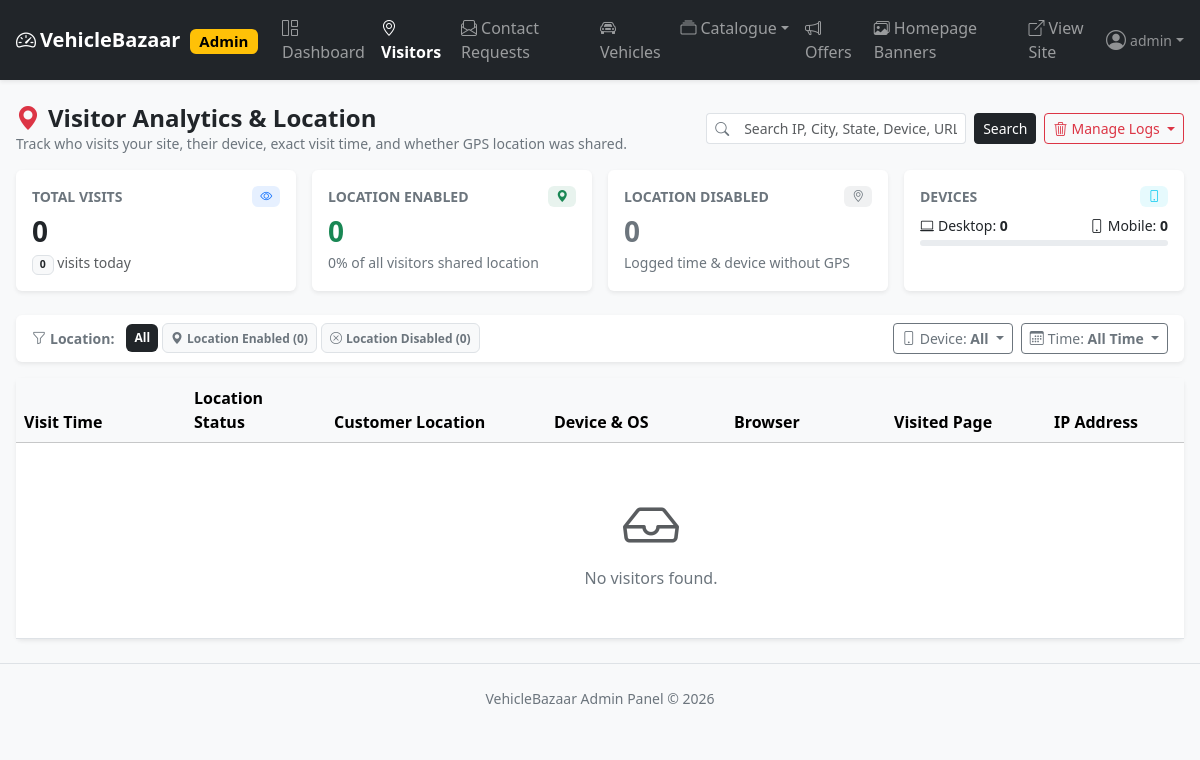
The page /admin-panel/visitors/ (signed in) on the database as committed earlier.
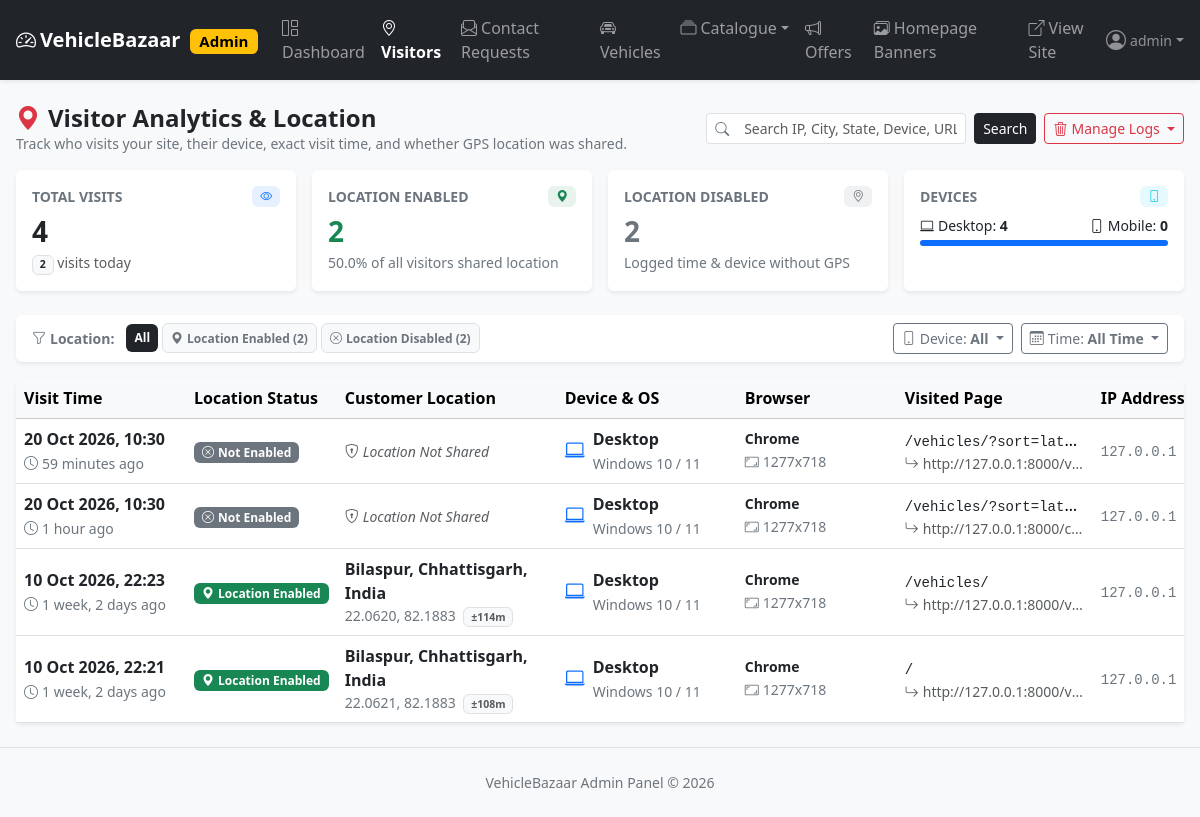
The same page on the database as committed later.
### apps/visitors/models.py (models this page shows, shortened)
class VisitorLog(models.Model):
    visited_at = models.DateTimeField(
        default=timezone.now,
        db_index=True,
        help_text="Exact date and time of visit.",
    )
    session_key = models.CharField(
        max_length=64,
        blank=True,
        db_index=True,
        help_text="Session identifier to correlate pageviews.",
    )
    ip_address = models.GenericIPAddressField(
        null=True,
        blank=True,
        db_index=True,
        help_text="Visitor IP address.",
    )
    user_agent = models.TextField(
        blank=True,
        help_text="Raw browser User-Agent string.",
    )
    device_type = models.CharField(
        max_length=20,
        choices=DeviceType.choices,
        default=DeviceType.DESKTOP,
        db_index=True,
    )
    os = models.CharField(
        max_length=80,
        blank=True,
        help_text="Operating System (e.g. Windows 11, iOS 17, Android 14).",
    )
    browser = models.CharField(
        max_length=80,
        blank=True,
        help_text="Browser name (e.g. Chrome, Safari, Firefox).",
    )
    browser_version = models.CharField(
        max_length=40,
        blank=True,
    )
    screen_resolution = models.CharField(
        max_length=30,
        blank=True,
        help_text="Device display resolution (e.g. 1920x1080).",
    )
    language = models.CharField(
        max_length=30,
        blank=True,
        help_text="Browser language (e.g. en-US).",
    )
    page_url = models.CharField(
        max_length=500,
        blank=True,
        help_text="Page URL visited.",
    )
    referrer = models.CharField(
        max_length=500,
        blank=True,
        help_text="Referrer URL.",
    )
    location_enabled = models.BooleanField(
        default=False,
        db_index=True,
        help_text="True if visitor granted geolocation permission.",
    )
    location_status = models.CharField(
        max_length=30,
        choices=LocationStatus.choices,
        default=LocationStatus.NOT_PROMPTED,
    )
    latitude = models.DecimalField(
        max_digits=10,
        decimal_places=7,
        null=True,
        blank=True,
    )
    longitude = models.DecimalField(
        max_digits=10,
        decimal_places=7,
        null=True,
        blank=True,
    )
    accuracy = models.FloatField(
        null=True,
        blank=True,
        help_text="GPS accuracy in meters.",
    )
    city = models.CharField(
        max_length=120,
        blank=True,
    )
    state_region = models.CharField(
        max_length=120,
        blank=True,
        verbose_name="State / Region",
    )
    country = models.CharField(
        max_length=120,
        blank=True,
    )
    postal_code = models.CharField(
        max_length=30,
        blank=True,
    )
    address = models.TextField(
        blank=True,
        help_text="Formatted address from reverse geocoding.",
    )
    user = models.ForeignKey(
        settings.AUTH_USER_MODEL,
        null=True,
        blank=True,
        on_delete=models.SET_NULL,
        related_name="visit_logs",
    )
    class Meta:
        ordering = ["-visited_at"]
        verbose_name = "Visitor Log"
        verbose_name_plural = "Visitor Logs"
        indexes = [
            models.Index(fields=["-visited_at", "location_enabled"]),
            models.Index(fields=["device_type", "-visited_at"]),
        ]
    @property
    def google_maps_url(self) -> str | None:
        if self.latitude is not None and self.longitude is not None:
            return f"https://www.google.com/maps?q={self.latitude},{self.longitude}"
        return None
    @property
    def display_location(self) -> str:
        if not self.location_enabled:
            return "Location Not Enabled"
        parts = [p for p in [self.city, self.state_region, self.country] if p]
        if parts:
            return ", ".join(parts)
        if self.latitude is not None and self.longitude is not None:
            return f"{self.latitude:.4f}, {self.longitude:.4f}"
        return "Location Enabled (Coordinates Pending)"
    @property
    def device_icon(self) -> str:
        mapping = {
            DeviceType.MOBILE: "bi-phone",
            DeviceType.TABLET: "bi-tablet",
            DeviceType.DESKTOP: "bi-laptop",
            DeviceType.BOT: "bi-robot",
        }
        return mapping.get(self.device_type, "bi-display")

### apps/dashboard/views/dashboard_view.py (the view, shortened to what this page needs)
# urls.py: path("visitors/", dashboard_view.visitor_list, name="visitor_list"),
@login_required
@staff_required
def visitor_list(request):
    qs = VisitorLog.objects.all().order_by("-visited_at")
    now = timezone.now()
    today_start = now.replace(hour=0, minute=0, second=0, microsecond=0)
    metrics = VisitorLog.objects.aggregate(
        total=Count("id"),
        with_location=Count("id", filter=Q(location_enabled=True)),
        without_location=Count("id", filter=Q(location_enabled=False)),
        mobile=Count("id", filter=Q(device_type=DeviceType.MOBILE)),
        desktop=Count("id", filter=Q(device_type=DeviceType.DESKTOP)),
        tablet=Count("id", filter=Q(device_type=DeviceType.TABLET)),
        today=Count("id", filter=Q(visited_at__gte=today_start)),
    )
    loc_filter = request.GET.get("location", "").strip().lower()
    if loc_filter == "enabled":
        qs = qs.filter(location_enabled=True)
    elif loc_filter == "disabled":
        qs = qs.filter(location_enabled=False)
    device_filter = request.GET.get("device", "").strip().lower()
    if device_filter in DeviceType.values:
        qs = qs.filter(device_type=device_filter)
    period = request.GET.get("period", "").strip().lower()
    if period == "today":
        qs = qs.filter(visited_at__gte=today_start)
    elif period == "7days":
        qs = qs.filter(visited_at__gte=now - timedelta(days=7))
    elif period == "30days":
        qs = qs.filter(visited_at__gte=now - timedelta(days=30))
    q = request.GET.get("q", "").strip()
    paginator = Paginator(qs, 25)
    page_number = request.GET.get("page")
    page_obj = paginator.get_page(page_number)
    total_count = metrics["total"] or 0
    loc_pct = round((metrics["with_location"] / total_count * 100), 1) if total_count else 0
    mobile_pct = round((metrics["mobile"] / total_count * 100), 1) if total_count else 0
    desktop_pct = round((metrics["desktop"] / total_count * 100), 1) if total_count else 0
    context = {
        "active_nav": "visitors",
        "page_obj": page_obj,
        "visitors": page_obj.object_list,
        "metrics": metrics,
        "loc_pct": loc_pct,
        "mobile_pct": mobile_pct,
        "desktop_pct": desktop_pct,
        "loc_filter": loc_filter,
        "device_filter": device_filter,
        "period": period,
        "q": q,
        "total_results": qs.count(),
        "device_choices": DeviceType.choices,
    }
    return render(request, "admin_panel/visitor_list.html", context)

### apps/core_context.py (called while the page is built)
def site_settings(request):
    return {
        "SITE_NAME": getattr(settings, "SITE_NAME", "VehicleBazaar"),
        "SITE_TAGLINE": getattr(settings, "SITE_TAGLINE", "Quality second-hand vehicles, verified."),
    }

### apps/offers/context_processors.py (called while the page is built)
def active_offer(request):
    if request.path.startswith("/admin-panel/") or request.path.startswith("/django-admin/"):
        return {"modal_offer": None}
    return {"modal_offer": OfferService.get_modal_offer()}

### templates/admin_panel/visitor_list.html (shortened to what the changed rows need)
{% extends "admin_panel/base.html" %}
{% block content %}
<div class="row g-3 mb-4">
  <div class="col-6 col-md-3">
    <div class="card border-0 shadow-sm h-100">
      <div class="card-body">
        <div class="d-flex justify-content-between align-items-start mb-2">
          <span class="text-secondary small fw-semibold text-uppercase">Total Visits</span>
          <span class="badge text-bg-primary bg-opacity-10 text-primary"><i class="bi bi-eye"></i></span>
        </div>
        <h3 class="fw-bold mb-1">{{ metrics.total|default:0 }}</h3>
        <div class="small text-muted"><span class="badge text-bg-light border text-dark">{{ metrics.today|default:0 }}</span> visits today</div>
      </div>
    </div>
  </div>
  <div class="col-6 col-md-3">
    <div class="card border-0 shadow-sm h-100">
      <div class="card-body">
        <div class="d-flex justify-content-between align-items-start mb-2">
          <span class="text-secondary small fw-semibold text-uppercase">Location Enabled</span>
          <span class="badge text-bg-success bg-opacity-10 text-success"><i class="bi bi-geo-alt-fill"></i></span>
        </div>
        <h3 class="fw-bold mb-1 text-success">{{ metrics.with_location|default:0 }}</h3>
        <div class="small text-secondary">{{ loc_pct }}% of all visitors shared location</div>
      </div>
    </div>
  </div>
  <div class="col-6 col-md-3">
    <div class="card border-0 shadow-sm h-100">
      <div class="card-body">
        <div class="d-flex justify-content-between align-items-start mb-2">
          <span class="text-secondary small fw-semibold text-uppercase">Location Disabled</span>
          <span class="badge text-bg-secondary bg-opacity-10 text-secondary"><i class="bi bi-geo-alt"></i></span>
        </div>
        <h3 class="fw-bold mb-1 text-secondary">{{ metrics.without_location|default:0 }}</h3>
        <div class="small text-secondary">Logged time &amp; device without GPS</div>
      </div>
    </div>
  </div>
  <div class="col-6 col-md-3">
    <div class="card border-0 shadow-sm h-100">
      <div class="card-body">
        <div class="d-flex justify-content-between align-items-baseline mb-1">
          <span class="small"><i class="bi bi-laptop me-1"></i>Desktop: <strong>{{ metrics.desktop|default:0 }}</strong></span>
        </div>
        <div class="progress" style="height: 6px;">
          <div class="progress-bar bg-primary" role="progressbar" style="width: {{ desktop_pct }}%" title="Desktop {{ desktop_pct }}%"></div>
        </div>
      </div>
    </div>
  </div>
</div>
<div class="card border-0 shadow-sm mb-3">
  <div class="card-body py-2 px-3">
    <div class="d-flex flex-wrap align-items-center justify-content-between gap-2">
      <div class="d-flex align-items-center gap-1 flex-wrap">
        <span class="small fw-semibold text-secondary me-2"><i class="bi bi-funnel me-1"></i>Location:</span>
        <a href="?{% if device_filter %}device={{ device_filter }}&{% endif %}{% if period %}period={{ period }}&{% endif %}{% if q %}q={{ q|urlencode }}&{% endif %}"
           class="badge {% if not loc_filter %}bg-dark text-white{% else %}bg-light text-secondary border{% endif %} text-decoration-none py-2 px-2">All</a>
        <a href="?location=enabled{% if device_filter %}&device={{ device_filter }}{% endif %}{% if period %}&period={{ period }}{% endif %}{% if q %}&q={{ q|urlencode }}{% endif %}"
           class="badge {% if loc_filter == 'enabled' %}bg-success text-white{% else %}bg-light text-secondary border{% endif %} text-decoration-none py-2 px-2">
           <i class="bi bi-geo-alt-fill me-1"></i>Location Enabled ({{ metrics.with_location|default:0 }})
        </a>
        <a href="?location=disabled{% if device_filter %}&device={{ device_filter }}{% endif %}{% if period %}&period={{ period }}{% endif %}{% if q %}&q={{ q|urlencode }}{% endif %}"
           class="badge {% if loc_filter == 'disabled' %}bg-secondary text-white{% else %}bg-light text-secondary border{% endif %} text-decoration-none py-2 px-2">
           <i class="bi bi-x-circle me-1"></i>Location Disabled ({{ metrics.without_location|default:0 }})
        </a>
      </div>
    </div>
  </div>
</div>
<div class="card border-0 shadow-sm">
  <div class="table-responsive">
    <table class="table table-hover align-middle mb-0">
      <thead class="table-light">
        <tr>
          <th style="min-width: 170px;">Visit Time</th>
          <th style="min-width: 140px;">Location Status</th>
          <th style="min-width: 220px;">Customer Location</th>
          <th style="min-width: 180px;">Device &amp; OS</th>
          <th style="min-width: 160px;">Browser</th>
          <th style="min-width: 160px;">Visited Page</th>
          <th style="min-width: 130px;">IP Address</th>
          <th class="text-end" style="min-width: 110px;">Actions</th>
        </tr>
      </thead>
      <tbody>
        {% for v in visitors %}
          <tr>
            <td>
              <div class="fw-semibold text-dark">{{ v.visited_at|date:"d M Y, H:i" }}</div>
              <small class="text-secondary"><i class="bi bi-clock me-1"></i>{{ v.visited_at|timesince }} ago</small>
            </td>
            <td>
              {% if v.location_enabled %}
                <span class="badge text-bg-success px-2 py-1"><i class="bi bi-geo-alt-fill me-1"></i>Location Enabled</span>
              {% else %}
                <span class="badge text-bg-secondary px-2 py-1"><i class="bi bi-x-circle me-1"></i>Not Enabled</span>
              {% endif %}
            </td>
            <td>
              {% if v.location_enabled %}
                <div class="fw-bold text-dark">{{ v.display_location }}</div>
                {% if v.latitude and v.longitude %}
                  <div class="small text-secondary">
                    <span>{{ v.latitude|floatformat:4 }}, {{ v.longitude|floatformat:4 }}</span>
                    {% if v.accuracy %}<span class="badge bg-light text-muted border ms-1">±{{ v.accuracy|floatformat:0 }}m</span>{% endif %}
                  </div>
                {% endif %}
              {% else %}
                <span class="text-muted small fst-italic"><i class="bi bi-shield-lock me-1"></i>Location Not Shared</span>
              {% endif %}
            </td>
            <td>
              <div class="d-flex align-items-center">
                <i class="bi {{ v.device_icon }} fs-5 me-2 text-primary"></i>
                <div>
                  <div class="fw-semibold text-dark">{{ v.get_device_type_display }}</div>
                  <small class="text-secondary">{{ v.os|default:"Unknown OS" }}</small>
                </div>
              </div>
            </td>
            <td>
              <div class="text-dark fw-semibold small">{{ v.browser }}</div>
              <small class="text-secondary">
                {% if v.screen_resolution %}<i class="bi bi-aspect-ratio me-1"></i>{{ v.screen_resolution }}{% else %}{{ v.language|default:"-" }}{% endif %}
              </small>
            </td>
            <td>
              <div class="text-truncate" style="max-width: 180px;" title="{{ v.page_url }}">
                <a href="{{ v.page_url }}" target="_blank" class="text-decoration-none small font-monospace text-dark">
                  {{ v.page_url|default:"/" }}
                </a>
              </div>
              {% if v.referrer %}
                <div class="small text-muted text-truncate" style="max-width: 180px;" title="Referrer: {{ v.referrer }}">
                  <i class="bi bi-arrow-return-right me-1"></i>{{ v.referrer }}
                </div>
              {% endif %}
            </td>
            <td>
              <code class="text-secondary small">{{ v.ip_address|default:"-" }}</code>
            </td>
          </tr>
        {% empty %}
          <tr>
            <td colspan="8" class="text-center py-5 text-secondary">
              <i class="bi bi-inbox display-4 d-block mb-2 text-muted"></i>
              No visitors found{% if q or loc_filter or device_filter or period %} matching the selected filters{% endif %}.
            </td>
          </tr>
        {% endfor %}
      </tbody>
    </table>
  </div>
</div>
{% endblock %}

Rows that differ between the two databases and show on the page:
added VisitorLog: visited_at "20 Oct 2026, 10:30", visited_at "59 minutes", location_enabled False (drawn), device_type "Desktop", os "Windows 10 / 11", browser "Chrome", screen_resolution "1277x718", page_url "/vehicles/?sort=lat…", referrer "http://127.0.0.1:8000/v…", ip_address "127.0.0.1"
added VisitorLog: visited_at "20 Oct 2026, 10:30", visited_at "1 hour", location_enabled False (drawn), device_type "Desktop", os "Windows 10 / 11", browser "Chrome", screen_resolution "1277x718", page_url "/vehicles/?sort=lat…", referrer "http://127.0.0.1:8000/c…", ip_address "127.0.0.1"
added VisitorLog: visited_at "10 Oct 2026, 22:23", visited_at "1 week, 2 days", shows "Location Enabled", display_location "Bilaspur, Chhattisgarh, India", latitude "22.0620", longitude "82.1883", accuracy "114", device_type "Desktop", os "Windows 10 / 11", browser "Chrome", screen_resolution "1277x718", page_url "/vehicles/", referrer "http://127.0.0.1:8000/v…", ip_address "127.0.0.1"
added VisitorLog: visited_at "10 Oct 2026, 22:21", visited_at "1 week, 2 days", shows "Location Enabled", display_location "Bilaspur, Chhattisgarh, India", latitude "22.0621", longitude "82.1883", accuracy "108", device_type "Desktop", os "Windows 10 / 11", browser "Chrome", screen_resolution "1277x718", page_url "/", referrer "http://127.0.0.1:8000/v…", ip_address "127.0.0.1"
Other text that changed with them:
{{ metrics.total|default:0 }}: "0" → "4"
{{ metrics.today|default:0 }}: "0" → "2"
{{ metrics.with_location|default:0 }}: "0" → "2"
{{ loc_pct }}: "0" → "50.0"
{{ metrics.without_location|default:0 }}: "0" → "2"
{{ metrics.desktop|default:0 }}: "0" → "4"
text no longer shown: "No visitors found ."
